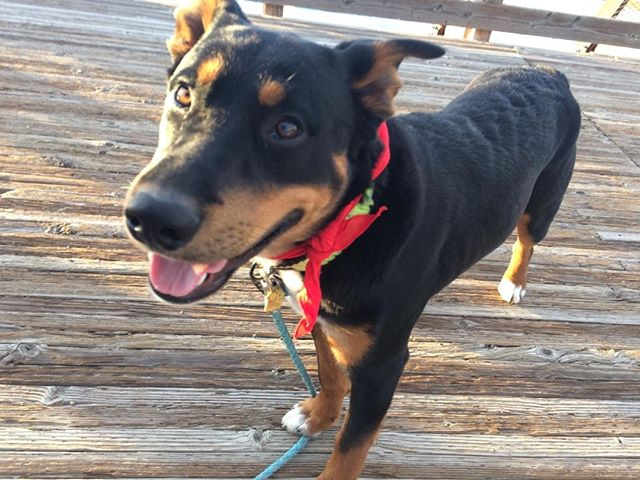
#> input picture AlbertCassian.jpg, 640 x 480 px
$ python -i smart_labeling.py   (imports and definitions only)
#> lines starting #> are read from the running program, lines starting #| are printed output that depends on the picture
# Python Script to cluster, sort, and analyze new images so that they can be labeled by the labeling interface

import statistics  # Needed to find median of a list of numbers
import cv2  # Needed for image processing
import numpy as np  # Needed for image processing
from sklearn.cluster import KMeans  # Needed for K-means clustering
import os  # Needed to list files

# [1 line not run here, left out]


class NewImages:
    image_total = 0

    # [21 lines left out: functions __init__, new_images, not called in this run]


# Tells you which color group a pixel belongs in. The choices are Red, Blue, Green, Yellow, Pink, Gray, Black, and White
def color_classifier(red, green, blue):
    median = statistics.median([red, blue, green])

    # If all colors are within 10 of each other
    if(median - 10 <= blue <= median + 10) and (median - 10 <= green <= median + 10)\
            and (median - 10 <= red <= median + 10):
        if median <= 50:
            return "black"
        elif median >= 250:
            return "white"
        else:
            return "gray"
    # If blue and green are within 10 of each other and are the top two numbers
    elif (max([red, blue, green]) == blue or max([red, blue, green]) == green) and \
            (green - 10 <= blue <= green + 10):
        if blue >= 30 and green >= 30:
            return "blue"
        else:
            return "black"
    # If red and blue are within 10 of each other and are the top two numbers
    elif (max([red, blue, green]) == red or max([red, blue, green]) == blue) and \
            (red - 10 <= blue <= red + 10):
        if red >= 40 and blue >= 40:
            return "pink"
        else:
            return "black"
    # If red and green are within 10 of each other and are the top two numbers
    elif (max([red, blue, green]) == red or max([red, blue, green]) == green) and \
            (red - 10 <= green <= red + 10):
        if red >= 80 and green >= 80:
            return "yellow"
        else:
            return "black"
    # If red is highest
    elif max([red, blue, green]) == red:
        if min([blue, green]) <= (red - 20):
            return "red"
        else:
            return "gray"
    # If green is highest
    elif max([red, blue, green]) == green:
        if min([red, blue, green]) <= (green - 20):
            return "green"
        else:
            return "gray"
    # If blue is highest
    elif max([red, blue, green]) == blue:
        if min([red, blue, green]) <= (blue - 20):
            return "blue"
        else:
            return "gray"


# Counts how many pixels of colors we are interested in are in each photo
def counting_colors(photo_path):
#> called with photo_path = 'AlbertCassian.jpg'
    red_count = 0
    blue_count = 0
    green_count = 0
    yellow_count = 0
    pink_count = 0
    gray_count = 0
    black_count = 0
    white_count = 0

    photo = cv2.imread(photo_path, 1)  # Read image
#> photo is the input picture: shape (480, 640, 3); mean B, G, R 125.5, 129.6, 138.8

    # Resize image if too big or to small. (For consistency between images)
    if photo.size != 230400:
        photo = cv2.resize(photo, (240, 320))
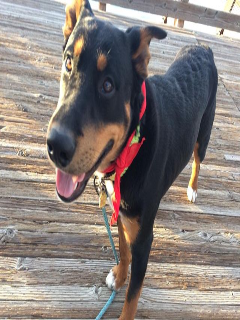
#> photo: shape (320, 240, 3); mean B, G, R 125.4, 129.5, 138.7

    # Get the height and width (in pixels) of the image
    height, width = photo.shape[:2]
#> height = 320; width = 240

    # For every pixel
    for x in range(height):
        for y in range(width):
            color_found = color_classifier(photo[x, y, 2], photo[x, y, 1], photo[x, y, 0])  # Label pixel as a color

            if color_found == "red":
                red_count = red_count + 1
            elif color_found == "blue":
                blue_count = blue_count + 1
            elif color_found == "green":
                green_count = green_count + 1
            elif color_found == "yellow":
                yellow_count = yellow_count + 1
            elif color_found == "pink":
                pink_count = pink_count + 1
            elif color_found == "gray":
                gray_count = gray_count + 1
            elif color_found == "black":
                black_count = black_count + 1
            elif color_found == "white":
                white_count = white_count + 1
#> this loop made 320 passes

    # Create list of normalized color counts
    color_count = [red_count, blue_count, green_count, yellow_count, pink_count, gray_count, black_count, white_count]

    return color_count


# Process images as data (without normalization)
def process_image_as_non_normalized_data_(file):
    if file.split(".")[1:] == ['png'] or file.split(".")[1:] == ['jpg']:  # Only process png and jpg files
        # photo_data = counting_colors("newData/" + file)
        photo_data = counting_colors(file)
        file = file.replace(".", "_")  # Replace '.' with '_'
#> (the run stopped early here; a loop or call above may not have finished)
